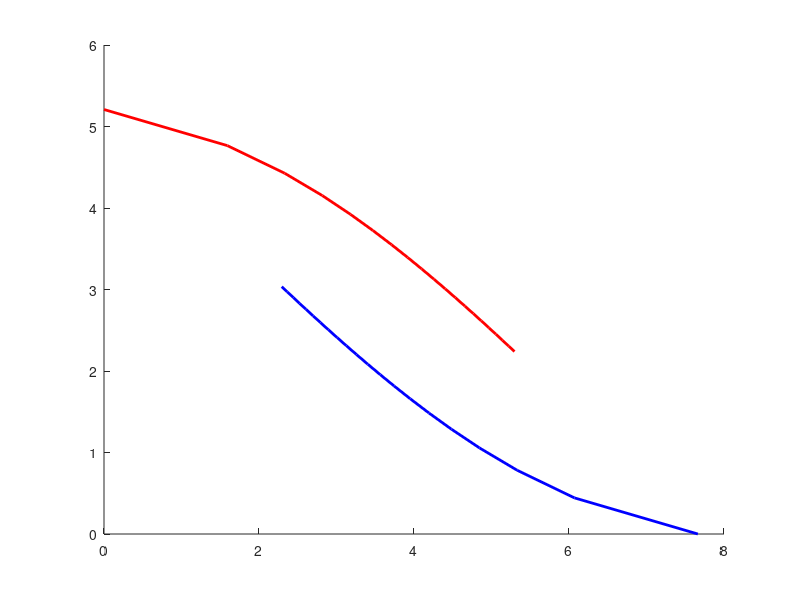

The MATLAB source for this figure: (Note: this script raises an error after producing the figure.)
%% ideal model plots
close all;
clear all;

Ps = 5e-3;
N0 = 4e-15;
dist_1 = 150;%150;
dist_2 = 220;%220;
h1 = (dist_1^-4.5);
h2 = (dist_2^-4.5);
alpha = 0.00:0.01:1.00;
ratio = 4;
R1_12far = [];
R2_12far = [];
R1_12near = [];
R2_12near = [];
R1_21far = [];
R2_21far = [];
R1_21near = [];
R2_21near = [];

% plot
for i = 1:length(alpha)
    P1 = Ps * alpha(i);
    P2 = Ps * (1-alpha(i));
    if (P1>P2)
        snr1 = P1*h1/(P2*h1+N0);
        snr2 = P2*h2/N0;
        if (P1>ratio*P2)
            R1_12far(end+1) = log2(1+snr1);
            R2_12far(end+1) = log2(1+snr2);
        else
            R1_12near(end+1) = log2(1+snr1);
            R2_12near(end+1) = log2(1+snr2);
        end
    else
        R1(i) = log2(1 + P1*h1 / N0);
        R2(i) = log2(1 + P2*h2 / (P1*h2 + N0));
        if (P2>ratio*P1)
            R1_21far(end+1) = log2(1 + P1*h1 / N0);
            R2_21far(end+1) = log2(1 + P2*h2 / (P1*h2 + N0));
        else
            R1_21near(end+1) = log2(1 + P1*h1 / N0);
            R2_21near(end+1) = log2(1 + P2*h2 / (P1*h2 + N0));
        end
    end
end

fg = 1;
figure(fg);
line(R1_12far, R2_12far, 'Color', 'b','LineWidth',2);
line(R1_21far, R2_21far, 'Color', 'r','LineWidth',2);
line(R1_12near, R2_12near, 'Color', 'b','Line','--','LineWidth',2);
line(R1_21near, R2_21near, 'Color', 'r','Line','--','LineWidth',2);
set(gca, 'yScale', 'linear', 'yMinorTick','on');
L = legend('\alpha > 0.5', '\alpha < 0.5');
set(L,'FontSize',14);
xlabel('Near End User (bps/Hz)','FontSize',14,'Color','k');
ylabel('Far End User (bps/Hz)','FontSize',14,'Color','k');
set(gca,'fontsize',14);
box on;
grid on;
saveas(gcf,'u1VSu2','epsc');
